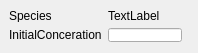
<?xml version="1.0" encoding="UTF-8"?>
<ui version="4.0">
 <class>Form</class>
 <widget class="QWidget" name="Form">
  <property name="geometry">
   <rect>
    <x>0</x>
    <y>0</y>
    <width>198</width>
    <height>53</height>
   </rect>
  </property>
  <property name="windowTitle">
   <string>Form</string>
  </property>
  <widget class="QFrame" name="m_speciesSet">
   <property name="geometry">
    <rect>
     <x>0</x>
     <y>0</y>
     <width>191</width>
     <height>51</height>
    </rect>
   </property>
   <layout class="QFormLayout" name="formLayout_3">
    <property name="fieldGrowthPolicy">
     <enum>QFormLayout::AllNonFixedFieldsGrow</enum>
    </property>
    <item row="0" column="0">
     <widget class="QLabel" name="label_8">
      <property name="text">
       <string>Species</string>
      </property>
     </widget>
    </item>
    <item row="0" column="1">
     <widget class="QLabel" name="tx_SpeId">
      <property name="text">
       <string>TextLabel</string>
      </property>
     </widget>
    </item>
    <item row="1" column="0">
     <widget class="QLabel" name="label_10">
      <property name="text">
       <string>InitialConceration</string>
      </property>
     </widget>
    </item>
    <item row="1" column="1">
     <widget class="QLineEdit" name="tx_SpecInitCon"/>
    </item>
   </layout>
  </widget>
 </widget>
 <resources/>
 <connections/>
</ui>
